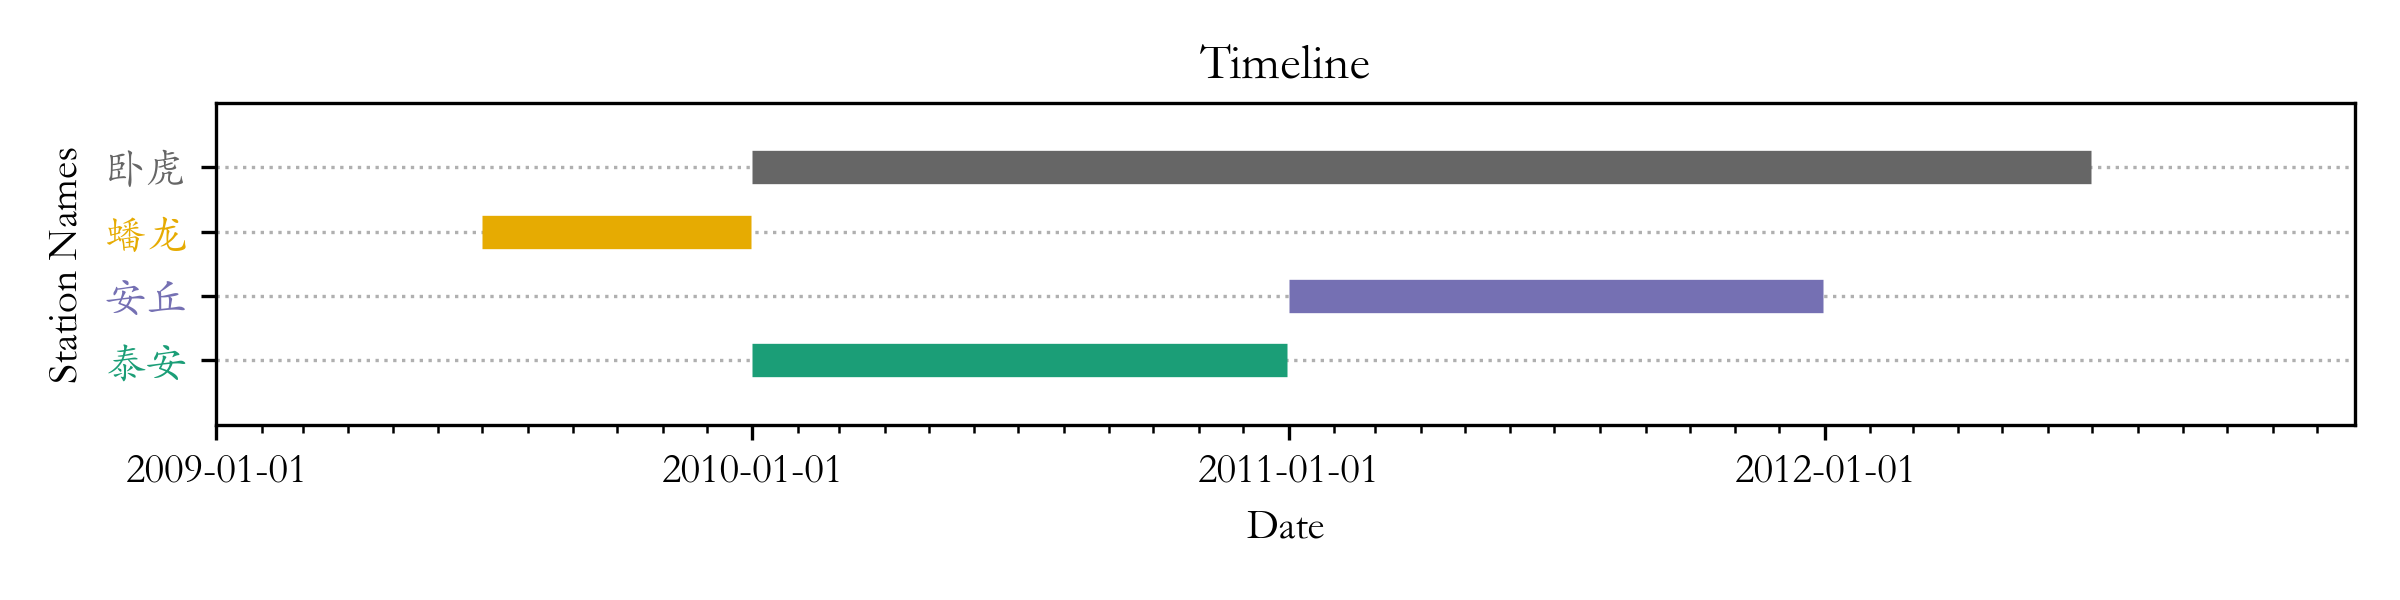

Generate this figure with Python:
# -*- coding: utf-8 -*-
"""
Created on Tue Oct 31 22:55:51 2017

@author: sd_wangql
"""

import pandas as pd
import matplotlib.pyplot as plt
import numpy as np
from matplotlib.pyplot import cm
from datetime import datetime, timedelta
from matplotlib import rcParams
import matplotlib
import sys


def gantt(x1, x2, y, names):
    rcParams['font.sans-serif'] = ['STKaiti']

    labs = []
    tickloc = []
    col = []
    color = iter(cm.Dark2(np.linspace(0, 1, len(y))))

    # generate a line and line properties for each station
    plt.subplots(1, 1, figsize=(8, 2))
    ax = plt.subplot(1,1,1)
    for i in range(len(y)):
        c = next(color)
        plt.hlines(i+1, x1[i], x2[i], label=y[i], color=c, linewidth=8)
        labs.append(names[i].title())
        tickloc.append(i+1)
        col.append(c)
    plt.ylim(0, len(y)+1)
    plt.yticks(tickloc, labs)

    # create custom x labels
    ax.xaxis.set_major_locator(matplotlib.dates.YearLocator(base=1, month=1,day=1))
    ax.xaxis.set_minor_locator(matplotlib.dates.MonthLocator(interval=1))
    plt.xlim(datetime(np.min(x1).year,1,1), np.max(x2) + timedelta(days=180))
    plt.xlabel('Date')
    plt.ylabel('Station Names')
    plt.title('Timeline')
    plt.grid(axis='y', linestyle='dotted')

    # color y labels to match lines
    gytl = plt.gca().get_yticklabels()
    for i in range(len(gytl)):
        gytl[i].set_color(col[i])
    plt.tight_layout()
    plt.savefig('gantt.pdf', dpi=300)
    plt.close()


def main():
    data = pd.read_csv('example.txt', sep=' ', parse_dates=True)
    x1 = pd.to_datetime(data.start)
    x2 = pd.to_datetime(data.end)
    y = data.ind
    names = data.names
    gantt(x1, x2, y, names)


if __name__ == "__main__":
    sys.exit(main())
